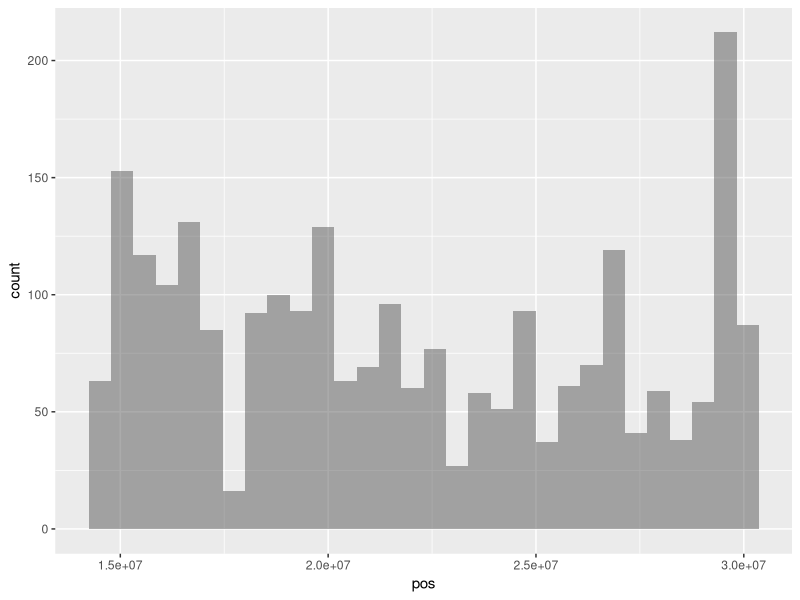

Write R code to recreate this figure.
library(ggplot2)
setwd("~/Dropbox/code/madingley/chimps/chimp-DatasetS1S2/Dataset_S2")
chr21 <- read.table("Chr21Genotypes.txt",head=T)

ggplot(chr21,aes(x=pos)) + geom_histogram(alpha=0.5)